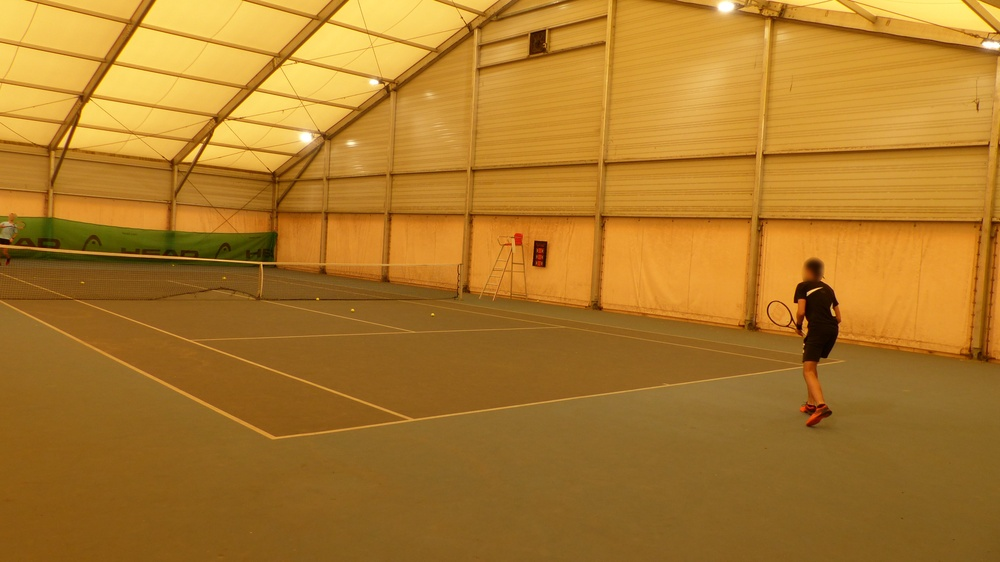
#> input picture 01-Images/img/P1140706.jpg, 1000 x 562 px, shrunk from 4000 x 2248 before the run; its folder holds only this picture in this run
$ python select_coins.py
#> lines starting #> are read from the running program, lines starting #| are printed output that depends on the picture
import matplotlib.pyplot as plt
import cv2
import csv
import os
import numpy as np

def add_margin(image, margin=50):
    height, width, channels = image.shape
    new_image = np.zeros((height + 2 * margin, width + 2 * margin, channels), dtype=np.uint8)
    new_image[margin:margin + height, margin:margin + width] = image
    return new_image

def select_points(image_path, margin=50):
#> called with image_path = 'img/P1140706.jpg', margin = 50
    image = cv2.imread(image_path)
#> image is the input picture: shape (562, 1000, 3); mean B, G, R 41.3, 121.6, 172.8
    image_with_margin = add_margin(image, margin)
#> in add_margin, `new_image[margin:margin + height, margin:margin + width] = image`:
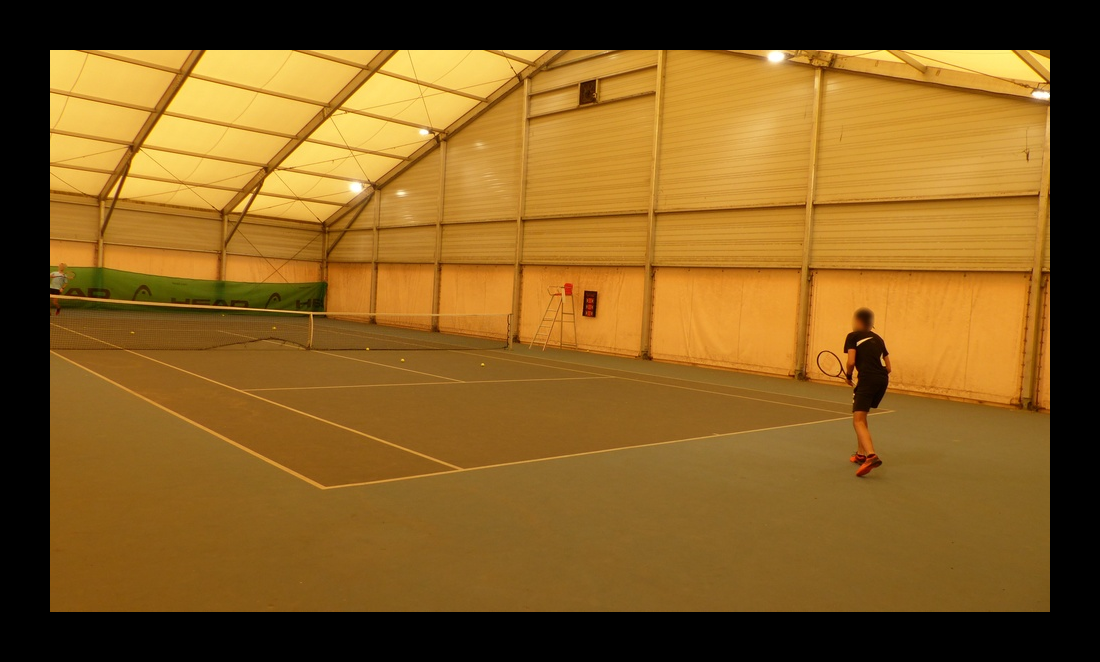
#> new_image: shape (662, 1100, 3); mean B, G, R 31.9, 93.8, 133.4
    image_rgb = cv2.cvtColor(image_with_margin, cv2.COLOR_BGR2RGB)
    points = []

    fig, ax = plt.subplots()
    ax.imshow(image_rgb)

    def onclick(event):
        if event.xdata and event.ydata:
            points.append((int(event.xdata) - margin, int(event.ydata) - margin))
            ax.plot(event.xdata, event.ydata, 'ro')
            fig.canvas.draw()
            if len(points) == 4:
                plt.close()

    fig.canvas.mpl_connect('button_press_event', onclick)
    plt.show()

    return points

image_folder = "img"
csv_file = "borders.csv"
csv_columns = ['filename', 'topleft_x', 'topleft_y', 'topright_x', 'topright_y', 'bottomright_x', 'bottomright_y',
               'bottomleft_x', 'bottomleft_y']

with open(csv_file, 'w', newline='') as csvfile:
    csvwriter = csv.writer(csvfile)
    csvwriter.writerow(csv_columns)

    for image_file in os.listdir(image_folder):
        if image_file.endswith(".jpg") or image_file.endswith(".png"):
            image_path = os.path.join(image_folder, image_file)
            points = select_points(image_path)
            if len(points) == 4:
                row = [image_file]
                for point in points:
                    row.extend(point)
                csvwriter.writerow(row)

print(f"Les coordonnées des bordures ont été enregistrées dans le fichier {csv_file}")

$ run again, on 01-Images/img/P1140765.jpg
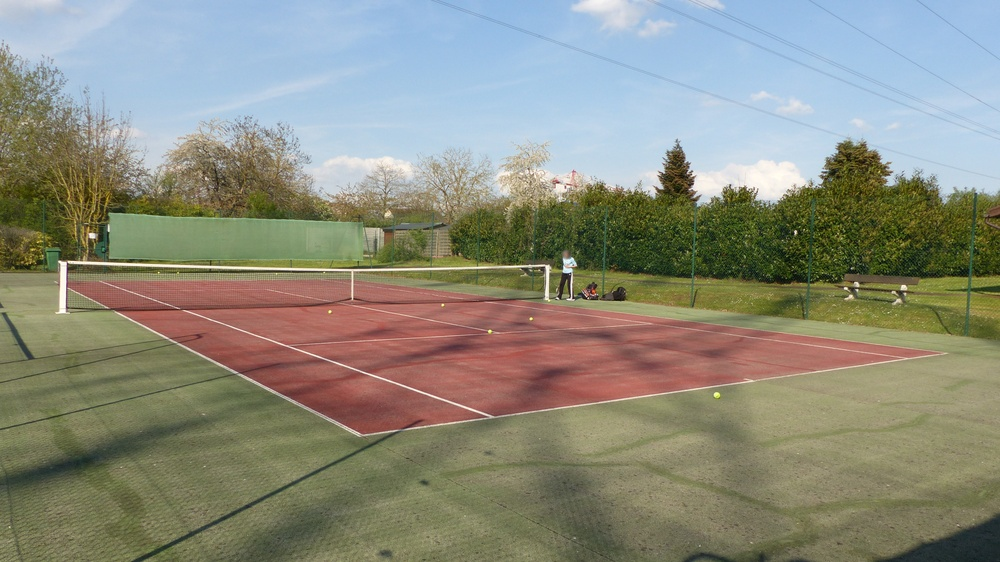
#> input picture 01-Images/img/P1140765.jpg, 1000 x 562 px, shrunk from 4000 x 2248 before the run
#> in select_points, image is the input picture: shape (562, 1000, 3); mean B, G, R 125.4, 140, 139
#> in add_margin, `new_image[margin:margin + height, margin:margin + width] = image`:
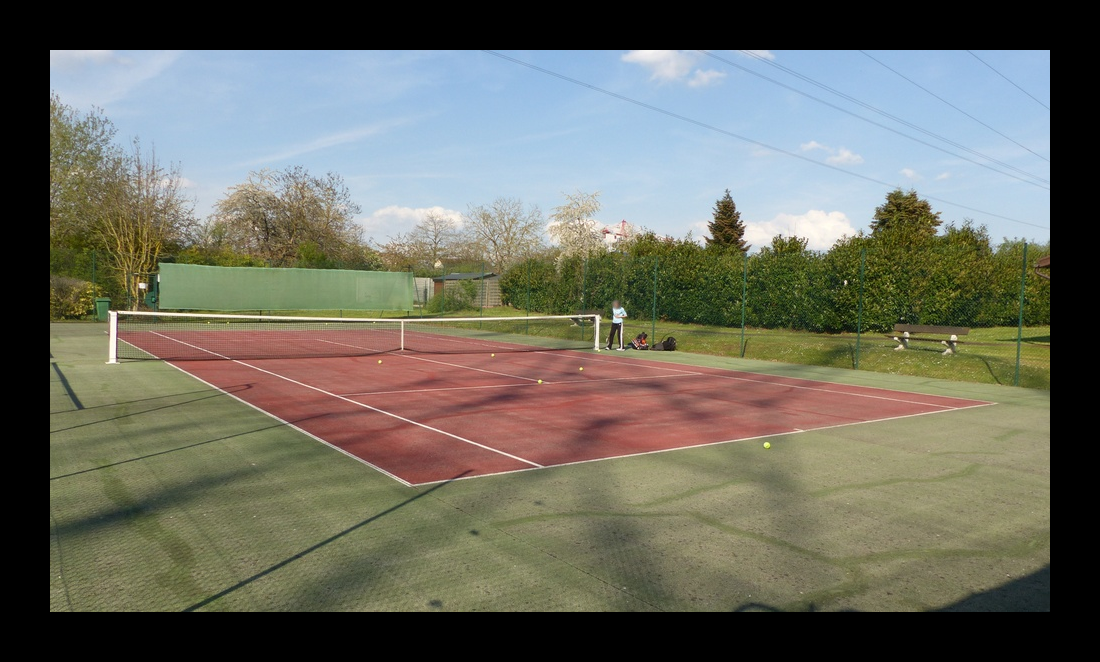
#> new_image: shape (662, 1100, 3); mean B, G, R 96.8, 108.1, 107.3
